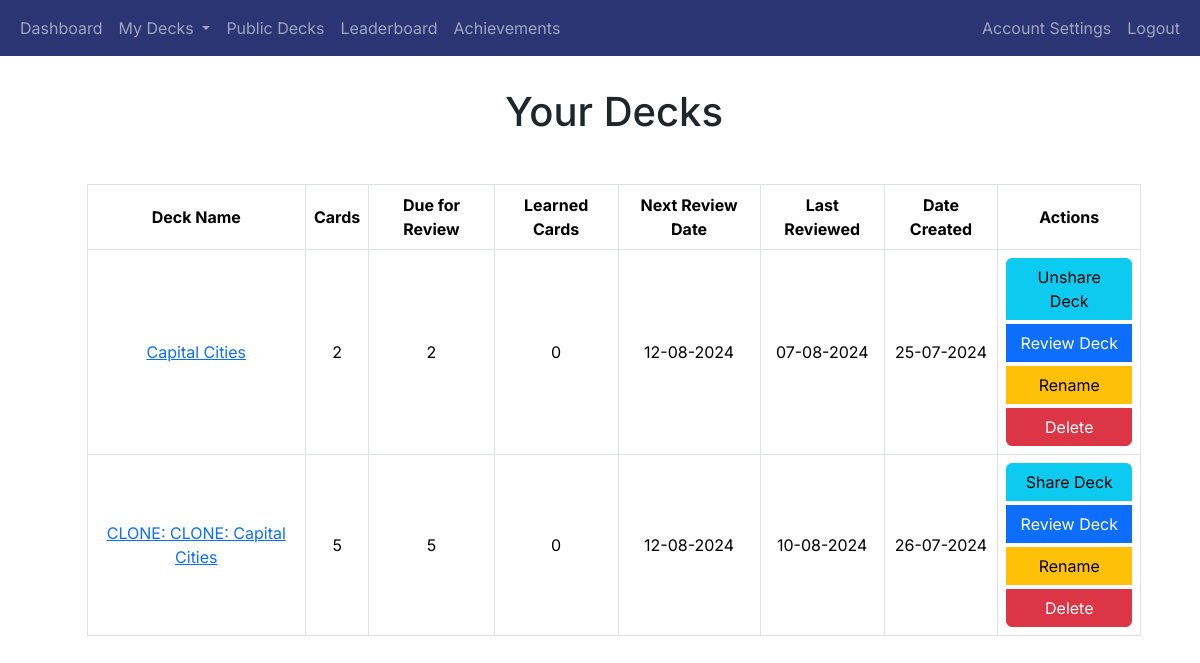
/decks (signed in), run on the app's committed database.
### app/decks/models.py (models this page shows, shortened)
class Deck(db.Model):
    deck_id = db.Column(db.Integer, primary_key=True)
    name = db.Column(db.String(100), nullable=False)
    user_id = db.Column(db.Integer, db.ForeignKey('user.user_id'), nullable=False)
    created_at = db.Column(db.DateTime, nullable=False, default=datetime.utcnow)
    shared = db.Column(db.Boolean, default=False)
    review_start_date = db.Column(db.DateTime, nullable=True)
    cards = db.relationship('Card', backref='deck', cascade='all, delete-orphan', lazy=True)

### app/decks/routes.py (the view)
@decks_blueprint.route('/decks')
@login_required
def decks():
    user_decks = Deck.query.filter_by(user_id=current_user.user_id).all()
    deck_data = []
    for deck in user_decks:
        card_count = Card.query.filter_by(deck_id=deck.deck_id).count()
        due_count = Card.query.filter(Card.deck_id == deck.deck_id,
                                      Card.next_review_date <= datetime.utcnow()).count()
        next_review = db.session.query(Card.next_review_date).filter(
            Card.deck_id == deck.deck_id
        ).order_by(Card.next_review_date.asc()).first()
        if next_review:
            if next_review.next_review_date.date() < datetime.utcnow().date():
                next_review_date = datetime.utcnow().strftime('%d-%m-%Y')
            else:
                next_review_date = next_review.next_review_date.strftime('%d-%m-%Y')
        else:
            next_review_date = 'N/A'
        last_review = db.session.query(ReviewOutcome.timestamp).join(Card,
                                                                     Card.card_id == ReviewOutcome.card_id).filter(
            Card.deck_id == deck.deck_id,
            ReviewOutcome.user_id == current_user.user_id
        ).order_by(ReviewOutcome.timestamp.desc()).first()
        last_review_date = last_review.timestamp.strftime('%d-%m-%Y') if last_review else 'N/A'
        learned_count = Card.query.filter(Card.deck_id == deck.deck_id, Card.box == 5, Card.next_review_date == None).count()
        deck_data.append({
            'deck_id': deck.deck_id,
            'name': deck.name,
            'cards': card_count,
            'due_for_review': due_count,
            'shared': deck.shared,
            'next_review_date': next_review_date,
            'last_review_date': last_review_date,
            'created_at': deck.created_at.strftime('%d-%m-%Y'),
            'learned_cards': learned_count,  # Add learned cards count
        })
    return render_template('decks.html', decks=deck_data)

### app/__init__.py (called while the page is built)
@login_manager.user_loader
def load_user(user_id):
    return User.query.get(int(user_id))

### app/decks/templates/decks.html (shortened to what this page needs)
{% extends "base.html" %}
{% block content %}
    <h1 class="text-center mb-5">Your Decks</h1>
<table class="table table-bordered">
    <thead>
        <tr>
            <th>Deck Name</th>
            <th class="num-col">Cards</th>
            <th class="num-col">Due for Review</th>
            <th class="num-col">Learned Cards</th>
            <th>Next Review Date</th>
            <th>Last Reviewed</th>
            <th>Date Created</th>
            <th>Actions</th>
        </tr>
    </thead>
    <tbody>
        {% for deck in decks %}
        <tr>
            <td><a href="{{ url_for('decks.view_deck', deck_id=deck['deck_id']) }}">{{ deck['name'] }}</a></td>
            <td class="num-col">{{ deck['cards'] }}</td>
            <td class="num-col">{{ deck['due_for_review'] }}</td>
             <td>
                {% if deck['learned_cards'] > 0 %}
                    <a href="{{ url_for('decks.view_learned_cards', deck_id=deck['deck_id']) }}">{{ deck['learned_cards'] }}</a>
                {% else %}
                    0
                {% endif %}
            </td>
            <td>{{ deck['next_review_date'] }}</td>
            <td>{{ deck['last_review_date'] }}</td>
            <td>{{ deck['created_at'] }}</td>
            <td>
            <div class="btn-group-vertical">
                <a href="{{ url_for('decks.share_deck', deck_id=deck['deck_id']) }}" class="btn btn-info">
                    {% if deck['shared'] %}
                    Unshare Deck
                    {% else %}
                    Share Deck
                    {% endif %}
                </a>
                <a href="{{ url_for('review.start_review', deck_id=deck['deck_id']) }}" class="btn btn-primary">Review Deck</a>
                <button class="btn btn-warning" onclick="openRenameModal('{{ deck['deck_id'] }}', '{{ deck['name'] }}')">Rename</button>
                <button class="btn btn-danger" onclick="confirmDelete('{{ url_for('decks.delete_deck', deck_id=deck['deck_id']) }}')">Delete</button>
            </div>
            </td>
        </tr>
        {% endfor %}
    </tbody>
</table>
{% endblock %}

### app/templates/base.html (style rules this page uses)
body { font-family: 'Inter', sans-serif; }
h1, h2, h3, h4, h5, h6, p, a { font-family: 'Inter', sans-serif; }

### app/decks/templates/decks.html (style rules this page uses)
.table td, .table th { vertical-align: middle; text-align: center; }
.btn-group-vertical { display: flex; flex-direction: column; gap: 5px; }
.btn { width: 100%; text-align: center; }
.table thead th { text-align: center; }
.table { width: 90%; margin: 0 auto; }

### data on the page
Deck: name "Capital Cities", cards "2", due_for_review "2", next_review_date "12-08-2024", last_review_date "07-08-2024", created_at "25-07-2024", shows "Unshare Deck"
Deck: name "CLONE: CLONE: Capital Cities", cards "5", due_for_review "5", next_review_date "12-08-2024", last_review_date "10-08-2024", created_at "26-07-2024", shows "Share Deck"
